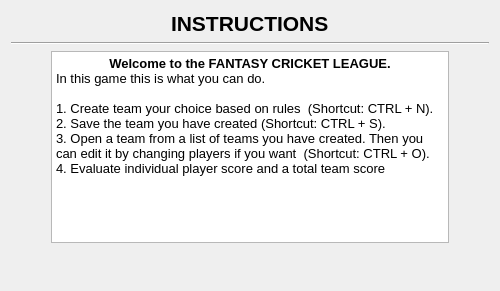
<?xml version="1.0" encoding="UTF-8"?>
<ui version="4.0">
 <class>Instruction</class>
 <widget class="QWidget" name="Instruction">
  <property name="geometry">
   <rect>
    <x>0</x>
    <y>0</y>
    <width>500</width>
    <height>291</height>
   </rect>
  </property>
  <property name="windowTitle">
   <string>Instructions</string>
  </property>
  <layout class="QVBoxLayout" name="verticalLayout">
   <item>
    <layout class="QHBoxLayout" name="horizontalLayout">
     <item>
      <spacer name="horizontalSpacer">
       <property name="orientation">
        <enum>Qt::Horizontal</enum>
       </property>
       <property name="sizeHint" stdset="0">
        <size>
         <width>40</width>
         <height>20</height>
        </size>
       </property>
      </spacer>
     </item>
     <item>
      <widget class="QLabel" name="label_2">
       <property name="font">
        <font>
         <pointsize>16</pointsize>
         <weight>75</weight>
         <bold>true</bold>
        </font>
       </property>
       <property name="text">
        <string>INSTRUCTIONS</string>
       </property>
      </widget>
     </item>
     <item>
      <spacer name="horizontalSpacer_2">
       <property name="orientation">
        <enum>Qt::Horizontal</enum>
       </property>
       <property name="sizeHint" stdset="0">
        <size>
         <width>40</width>
         <height>20</height>
        </size>
       </property>
      </spacer>
     </item>
    </layout>
   </item>
   <item>
    <widget class="Line" name="line">
     <property name="orientation">
      <enum>Qt::Horizontal</enum>
     </property>
    </widget>
   </item>
   <item>
    <layout class="QHBoxLayout" name="horizontalLayout_2">
     <item>
      <spacer name="horizontalSpacer_3">
       <property name="orientation">
        <enum>Qt::Horizontal</enum>
       </property>
       <property name="sizeType">
        <enum>QSizePolicy::Fixed</enum>
       </property>
       <property name="sizeHint" stdset="0">
        <size>
         <width>40</width>
         <height>20</height>
        </size>
       </property>
      </spacer>
     </item>
     <item>
      <widget class="QTextEdit" name="textEdit">
       <property name="html">
        <string>&lt;!DOCTYPE HTML PUBLIC &quot;-//W3C//DTD HTML 4.0//EN&quot; &quot;http://www.w3.org/TR/REC-html40/strict.dtd&quot;&gt;
&lt;html&gt;&lt;head&gt;&lt;meta name=&quot;qrichtext&quot; content=&quot;1&quot; /&gt;&lt;style type=&quot;text/css&quot;&gt;
p, li { white-space: pre-wrap; }
&lt;/style&gt;&lt;/head&gt;&lt;body style=&quot; font-family:'MS Shell Dlg 2'; font-size:8.25pt; font-weight:400; font-style:normal;&quot;&gt;
&lt;p align=&quot;center&quot; style=&quot; margin-top:0px; margin-bottom:0px; margin-left:0px; margin-right:0px; -qt-block-indent:0; text-indent:0px;&quot;&gt;&lt;span style=&quot; font-size:10pt; font-weight:600;&quot;&gt;Welcome to the FANTASY CRICKET LEAGUE.&lt;/span&gt;&lt;/p&gt;
&lt;p style=&quot; margin-top:0px; margin-bottom:0px; margin-left:0px; margin-right:0px; -qt-block-indent:0; text-indent:0px;&quot;&gt;&lt;span style=&quot; font-size:10pt;&quot;&gt;In this game this is what you can do.&lt;/span&gt;&lt;/p&gt;
&lt;p style=&quot;-qt-paragraph-type:empty; margin-top:0px; margin-bottom:0px; margin-left:0px; margin-right:0px; -qt-block-indent:0; text-indent:0px; font-size:10pt;&quot;&gt;&lt;br /&gt;&lt;/p&gt;
&lt;p style=&quot; margin-top:0px; margin-bottom:0px; margin-left:0px; margin-right:0px; -qt-block-indent:0; text-indent:0px;&quot;&gt;&lt;span style=&quot; font-size:10pt;&quot;&gt;1. Create team your choice based on rules  (Shortcut: CTRL + N).&lt;/span&gt;&lt;/p&gt;
&lt;p style=&quot; margin-top:0px; margin-bottom:0px; margin-left:0px; margin-right:0px; -qt-block-indent:0; text-indent:0px;&quot;&gt;&lt;span style=&quot; font-size:10pt;&quot;&gt;2. Save the team you have created (Shortcut: CTRL + S).&lt;/span&gt;&lt;/p&gt;
&lt;p style=&quot; margin-top:0px; margin-bottom:0px; margin-left:0px; margin-right:0px; -qt-block-indent:0; text-indent:0px;&quot;&gt;&lt;span style=&quot; font-size:10pt;&quot;&gt;3. Open a team from a list of teams you have created. Then you can edit it by changing players if you want  (Shortcut: CTRL + O). &lt;/span&gt;&lt;/p&gt;
&lt;p style=&quot; margin-top:0px; margin-bottom:0px; margin-left:0px; margin-right:0px; -qt-block-indent:0; text-indent:0px;&quot;&gt;&lt;span style=&quot; font-size:10pt;&quot;&gt;4. Evaluate individual player score and a total team score&lt;/span&gt;&lt;/p&gt;
&lt;p style=&quot;-qt-paragraph-type:empty; margin-top:0px; margin-bottom:0px; margin-left:0px; margin-right:0px; -qt-block-indent:0; text-indent:0px; font-size:10pt;&quot;&gt;&lt;br /&gt;&lt;/p&gt;&lt;/body&gt;&lt;/html&gt;</string>
       </property>
      </widget>
     </item>
     <item>
      <spacer name="horizontalSpacer_4">
       <property name="orientation">
        <enum>Qt::Horizontal</enum>
       </property>
       <property name="sizeType">
        <enum>QSizePolicy::Fixed</enum>
       </property>
       <property name="sizeHint" stdset="0">
        <size>
         <width>40</width>
         <height>20</height>
        </size>
       </property>
      </spacer>
     </item>
    </layout>
   </item>
   <item>
    <spacer name="verticalSpacer">
     <property name="orientation">
      <enum>Qt::Vertical</enum>
     </property>
     <property name="sizeHint" stdset="0">
      <size>
       <width>20</width>
       <height>34</height>
      </size>
     </property>
    </spacer>
   </item>
  </layout>
 </widget>
 <resources>
  <include location="1.qrc"/>
 </resources>
 <connections/>
</ui>
